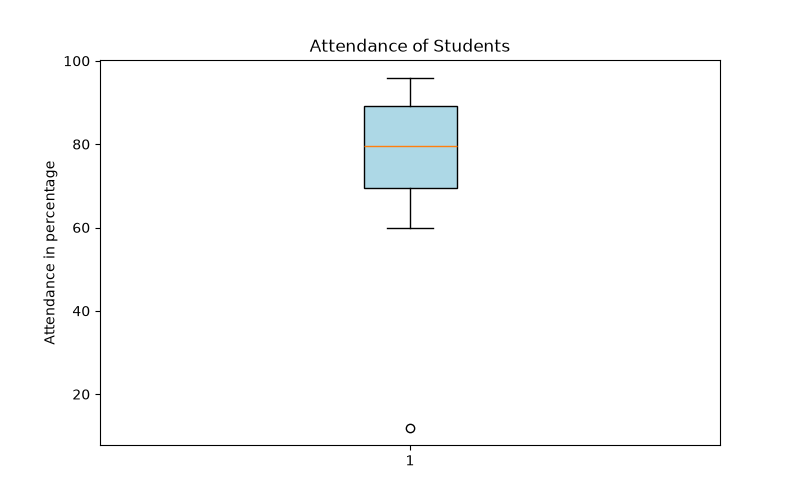

Write Python code to recreate this figure.
from fetch_dataset import load_dataset, DATASET_PATH
import matplotlib.pyplot as plt

def draw_boxplot():

    # Loading the dataset from given path
    df = load_dataset(DATASET_PATH)

    # This will define the plot's size. Here it will be 7 is width & 5 is height
    plt.figure(figsize = (8, 5))

    plt.boxplot(                               # The boxplot will help you draw the Box plot.
        df["Attendance"],                      # The first parameter shows X axis values which is Attendance data here in case.
        patch_artist = True,                   # Enables filling the inside of the box with color (allows 'facecolor' styling)
        boxprops = dict(facecolor="lightblue") # Passes a dictionary of style properties to set the box's inner color to light blue
        )

    # This will set the title of Box-plot
    plt.title("Attendance of Students")

    # This will set the label for Y-axis of Box-plot
    plt.ylabel("Attendance in percentage")

    # This will display the plot
    plt.show()

def main():
    draw_boxplot()

if __name__ == "__main__":
    main()

# Box-Plot Explaination : 
# The Orange Line (Middle / Median): Lies right at 80%. 
# This means half of the students have attendance above 80%, and half have attendance below 80%.
# The Box Bounds: The box stretches from 70% to 89%. 
# This represents the middle half of the class—most students fall somewhere in this range.
# Top Whisker (Highest Normal Attendance): Reaches up to 96%.
# Bottom Whisker (Lowest Normal Attendance): Drops down to 60%.
# Overall Normal Range: Except for one extreme case, 
# every student in the class has an attendance percentage between 60% and 96%.
# The Single Dot at ~12%: There is a solitary dot way down near 12%. This is an Outlier.
